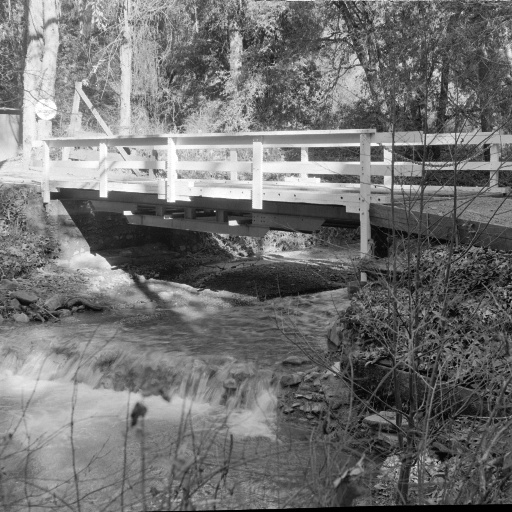
#> input picture Lab_1/Images/05_bridge.tif, 512 x 512 px, found by its file name
$ python Lab_2.py
#> lines starting #> are read from the running program, lines starting #| are printed output that depends on the picture; after the words box and inside, x2 and y2 are one past the last pixel; in counts of white or black regions, pixels touching at a corner belong together
import numpy as np
import matplotlib.pyplot as plt
from skimage.io import imread
from scipy.signal import convolve2d
import cv2

# Исходное изображение
filename = "C:\\Users\\Staval\\PycharmProjects\\IA_Labs\\Lab_1\\Images\\05_bridge.tif"
img = imread(filename)
#> img is the input picture: shape (512, 512); min 0, max 255, mean 113.8

# image_show(img)

# Простой градиент

fig, ax = plt.subplots(2, 3, figsize=(12, 7))
ax[0, 0].imshow(img, cmap='gray', vmin=0, vmax=255)
ax[0, 0].set_title("Исходное изображение")

direction_x = np.array([[-1, 1]])
direction_y = np.array([[-1], [1]])

derivative_x = convolve2d(img, direction_x, mode='same', boundary='symm')
derivative_y = convolve2d(img, direction_y, mode='same', boundary='symm')

gradient = np.sqrt(derivative_x ** 2 + derivative_y ** 2)


ax[0, 1].imshow(derivative_x+128, cmap='gray', vmin=0, vmax=255)
ax[0, 1].set_title("Производная по x")

ax[0, 2].imshow(derivative_y+128, cmap='gray', vmin=0, vmax=255)
ax[0, 2].set_title("Производная по y")

ax[1, 0].imshow(gradient, cmap='gray', vmin=0, vmax=255)
ax[1, 0].set_title("Градиент")

ax[1, 1].hist(gradient.flatten(), 256, [0, 256])
ax[1, 1].set_title("Гистограмма градиента")

img_res = (gradient > 14) * 255
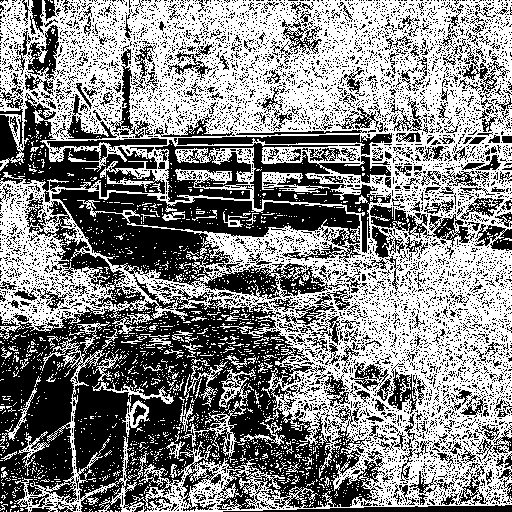
#> img_res: shape (512, 512) int64; 52.6% white; 6934 black regions (6621 under 20 px), largest, box (x1, y1, x2, y2) and area: (0, 189, 385, 512) 63500, (155, 140, 391, 253) 6695, (0, 93, 165, 203) 5776

ax[1, 2].imshow(img_res, cmap='gray', vmin=0, vmax=255)
ax[1, 2].set_title("Контуры методом простого градиента")

plt.show()
#> figure, not shown here; panel 5: tallest bar 29936 high, from x = 8 to 9

edges = cv2.Canny(img, 50, 150)
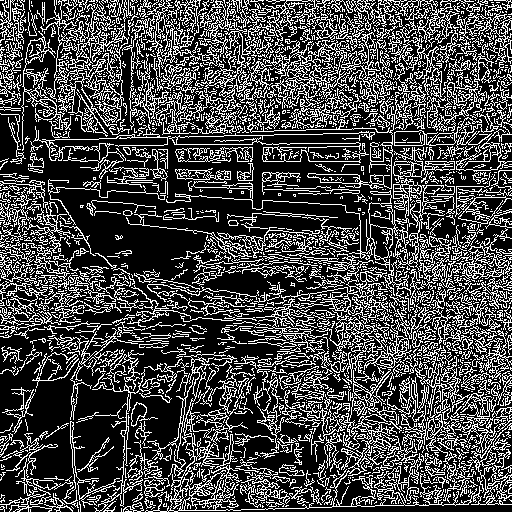
#> edges: shape (512, 512); 28.2% white in thin lines or dots

plt.imshow(edges,  cmap='gray', vmin=0, vmax=255)
# Лапласиан

fig, ax = plt.subplots(2, 2, figsize=(12, 7))
ax[0, 0].imshow(img, cmap='gray', vmin=0, vmax=255)
ax[0, 0].set_title("Исходное изображение")

window = np.array([[0, 1, 0],
                   [1, -4, 1],
                   [0, 1, 0]])

laplasian = convolve2d(img, window, mode='same', boundary='symm')

ax[0, 1].imshow(laplasian+128, cmap='gray', vmin=0, vmax=255)
ax[0, 1].set_title("Лапласиан")

ax[1, 0].hist(laplasian.flatten(), 256, [0, 256])
ax[1, 0].set_title("Гистограмма лапласиана")
img_res = (laplasian > 16) * 255
#> img_res: shape (512, 512) int64; 28.6% white in thin lines or dots

ax[1, 1].imshow(img_res, cmap='gray', vmin=0, vmax=255)
ax[1, 1].set_title("Контуры методом лапласиана")

plt.show()
#> figure, not shown here; panel 3: tallest bar 14536 high, from x = 0 to 1

# Прюитт

fig, ax = plt.subplots(2, 3, figsize=(12, 7))
ax[0, 0].imshow(img, cmap='gray', vmin=0, vmax=255)
ax[0, 0].set_title("Исходное изображение")

window_1 = np.array([[-1 / 6, -1 / 6, -1 / 6],
                     [0, 0, 0],
                     [1 / 6, 1 / 6, 1 / 6]])

window_2 = np.array([[-1 / 6, 0, 1 / 6],
                     [-1 / 6, 0, 1 / 6],
                     [-1 / 6, 0, 1 / 6]])

s_1 = convolve2d(img, window_1, mode='same', boundary='symm')
s_2 = convolve2d(img, window_2, mode='same', boundary='symm')
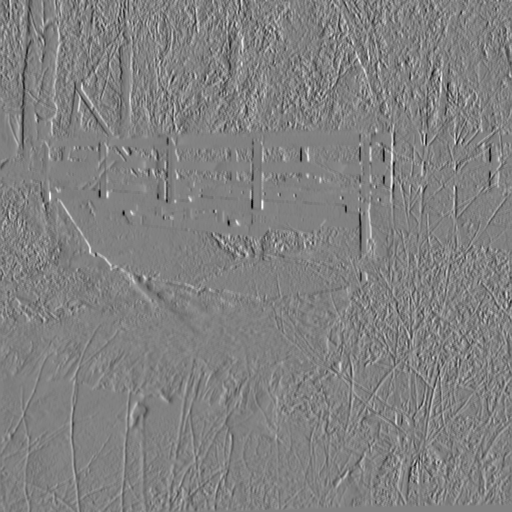
#> s_2: shape (512, 512) float64; min -85, max 83, mean 0.1; drawn with min black and max white

pruitt = np.sqrt(s_1 ** 2 + s_2 ** 2)

ax[0, 1].imshow(s_1+128, cmap='gray', vmin=0, vmax=255)
ax[0, 1].set_title("S1")

ax[0, 2].imshow(s_2+128, cmap='gray', vmin=0, vmax=255)
ax[0, 2].set_title("S2")

ax[1, 0].imshow(pruitt, cmap='gray', vmin=0, vmax=255)
ax[1, 0].set_title("Прюитт")

ax[1, 1].hist(pruitt.flatten(), 256, [0, 256])
ax[1, 1].set_title("Гистограмма Прюитта")

img_res = (pruitt > 7) * 255
#> img_res: shape (512, 512) int64; 60.7% white; 7258 black regions (6850 under 20 px), largest, box (x1, y1, x2, y2) and area: (0, 297, 310, 512) 18379, (52, 189, 267, 287) 8408, (217, 407, 374, 509) 5214

ax[1, 2].imshow(img_res, cmap='gray', vmin=0, vmax=255)
ax[1, 2].set_title("Контуры методом оператора Прюитта")

plt.show()
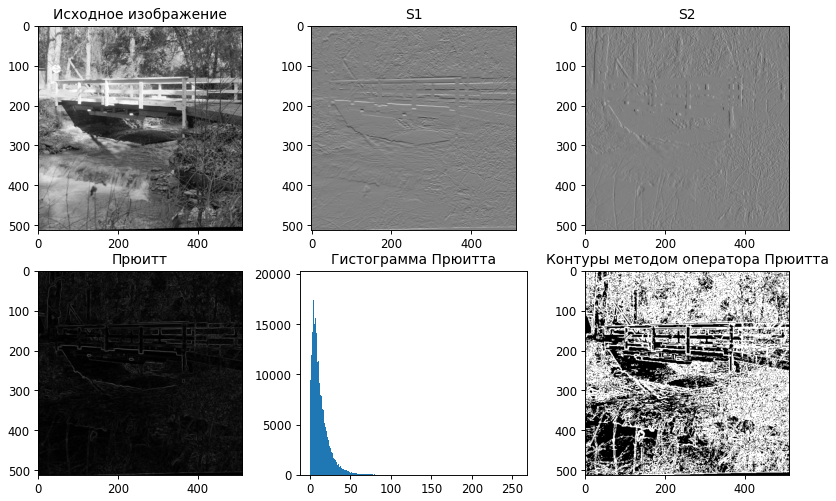
#> figure drawn by matplotlib, 6 panels; panel 5: tallest bar 19366 high, from x = 2 to 3

# Метод согласования лапласиана

fig, ax = plt.subplots(2, 2, figsize=(12, 7))
ax[0, 0].imshow(img, cmap='gray', vmin=0, vmax=255)
ax[0, 0].set_title("Исходное изображение")

window = np.array([[2 / 3, -1 / 3, 2 / 3],
                   [-1 / 3, -4 / 3, -1 / 3],
                   [2 / 3, -1 / 3, 2 / 3]])

laplasian = np.abs(convolve2d(img, window, mode='same', boundary='symm'))  # Модуль для того, чтобы стало светлее, как я понял
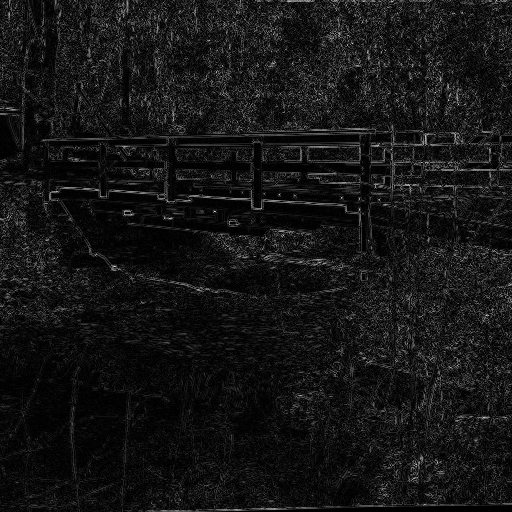
#> laplasian: shape (512, 512) float64; min 0, max 234.3, mean 21.2

ax[0, 1].imshow(laplasian, cmap='gray', vmin=0, vmax=255)
ax[0, 1].set_title("Лапласиан")

ax[1, 0].hist(laplasian.flatten(), 256, [0, 256])
ax[1, 0].set_title("Гистограмма лапласиана")

img_res = (laplasian > 16) * 255
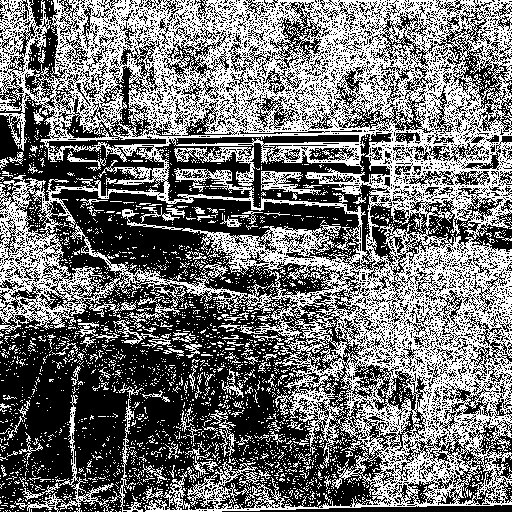
#> img_res: shape (512, 512) int64; 44.8% white in thin lines or dots

ax[1, 1].imshow(img_res, cmap='gray', vmin=0, vmax=255)
ax[1, 1].set_title("Контуры методом согласования для лапласиана")

plt.show()
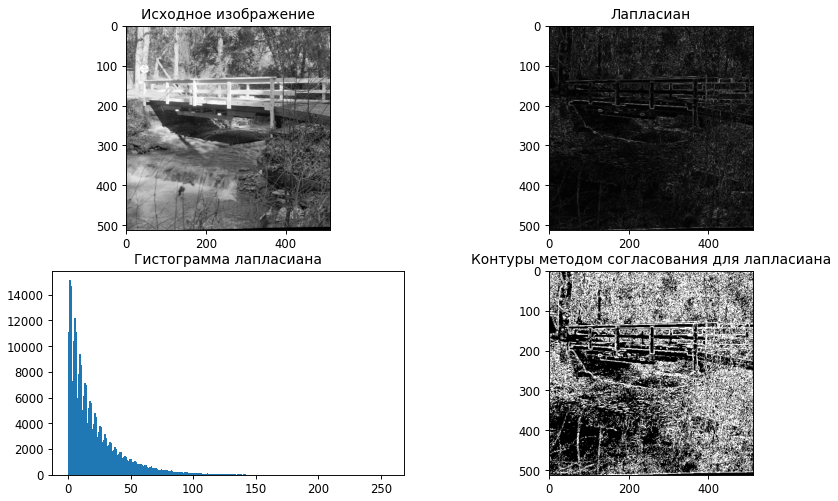
#> figure drawn by matplotlib, 4 panels; panel 3: tallest bar 15115 high, from x = 1 to 2

$ run again, with Lab_1/Images/02_apss.tif copied over Lab_1/Images/05_bridge.tif
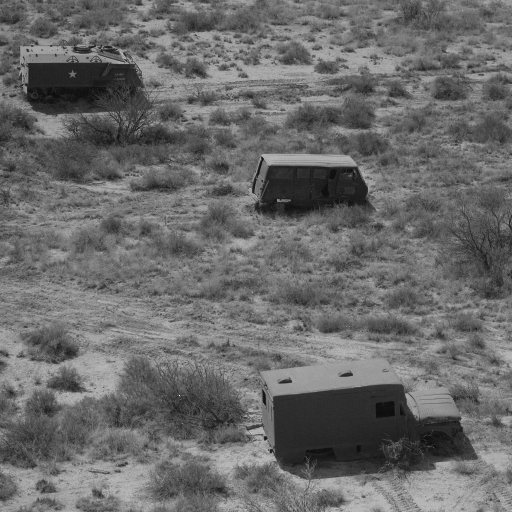
#> input picture Lab_1/Images/02_apss.tif, 512 x 512 px, found by its file name
#> img is the input picture: shape (512, 512); min 12, max 249, mean 106.4
#> `img_res = (gradient > 14) * 255`:
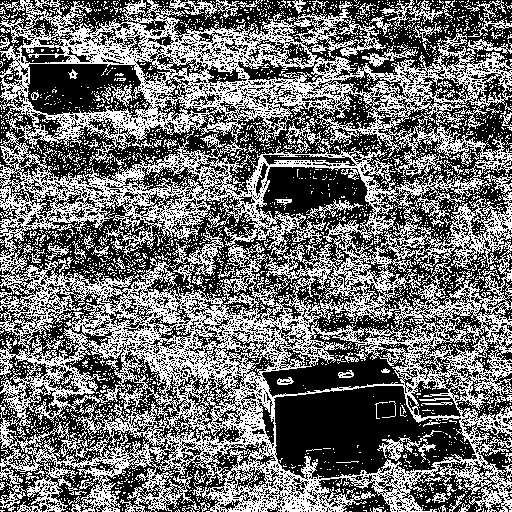
#> img_res: shape (512, 512) int64; 44% white in thin lines or dots
#> edges: shape (512, 512); 27.2% white in thin lines or dots
#> `plt.show()`:
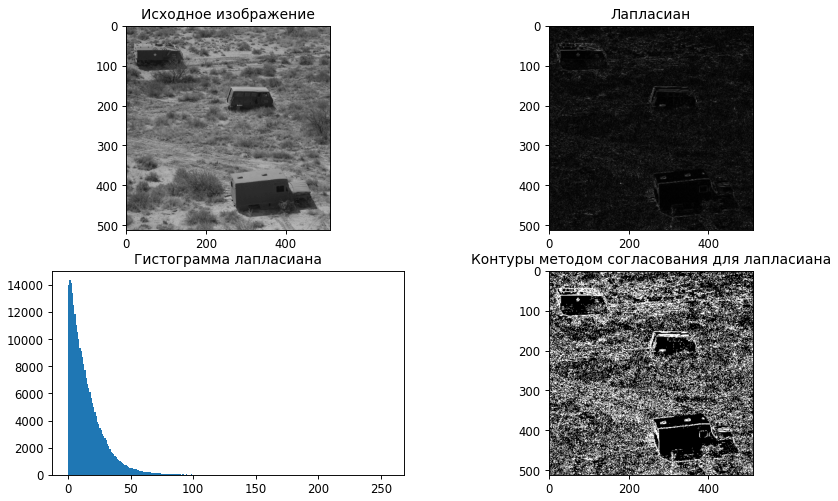
#> figure drawn by matplotlib, 4 panels; panel 3: tallest bar 14334 high, from x = 1 to 2
